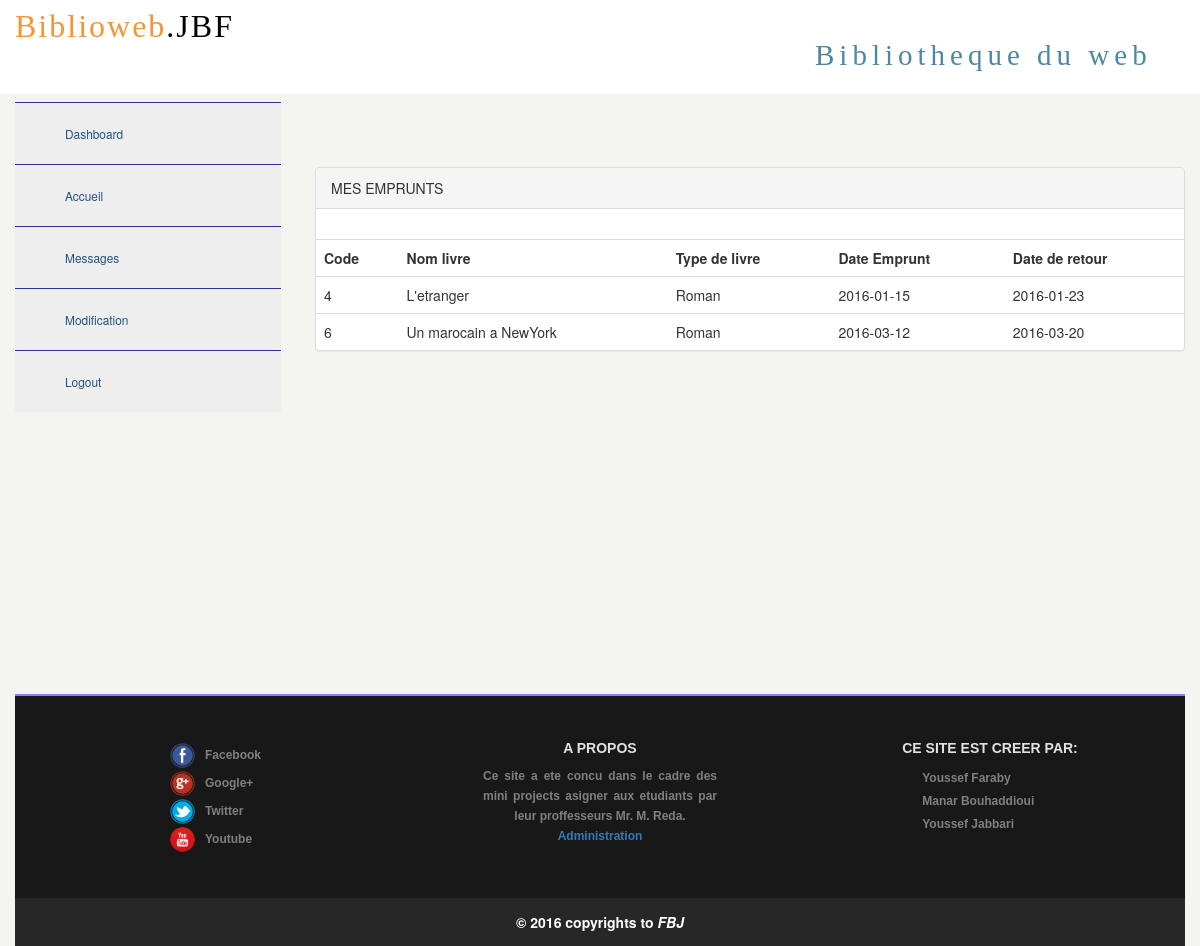
Page /profil.php (signed in) on the committed database.
### tables this page shows
CREATE TABLE IF NOT EXISTS `emprunter` (
  `id_client` int(99) NOT NULL,
  `ISBN` int(99) NOT NULL,
  `id_emprunt` int(99) NOT NULL AUTO_INCREMENT,
  `date_emprunt` date NOT NULL,
  PRIMARY KEY (`id_emprunt`),
  KEY `id_client` (`id_client`,`ISBN`,`id_emprunt`),
  KEY `ISBN` (`ISBN`),
  KEY `date_emprunt` (`date_emprunt`)
);

CREATE TABLE IF NOT EXISTS `livre` (
  `ISBN` int(99) NOT NULL AUTO_INCREMENT,
  `titre_livre` varchar(70) DEFAULT NULL,
  `type_livre` varchar(20) DEFAULT NULL,
  `editeur` varchar(40) DEFAULT NULL,
  `etat` tinyint(1) NOT NULL DEFAULT '1',
  `img_livre` text,
  `Emplacement` text,
  `Paragraphe` text,
  PRIMARY KEY (`ISBN`),
  KEY `ISBN` (`ISBN`)
);

### modele/Client.php (called while the page is built, shortened)
<?php
include("Connexion.php");
class Client extends Connexion {
		public function livre_emprunt($idclient)
		{	$emprunt = array();
			$sql="SELECT * FROM emprunter e , livre l WHERE e.ISBN=l.ISBN AND e.id_client='$idclient' ";
			$connex=new Connexion();
			$req=$connex->getPDO()->query($sql);
			while($data = $req->fetch()){
				$emprunt[]=$data;
			}
			return $emprunt;
		}
}
?>

### modele/Connexion.php (called while the page is built, shortened)
<?php
	class Connexion
    {
		private $_host="localhost";
		private $_user="root";
		private $_pwd="";
		private $_dbname="biblio";
		public function getPDO()
        {
            $this->_statement=new PDO("mysql:host={$this->_host};dbname=".$this->_dbname,$this->_user,$this->_pwd,array(PDO::ATTR_ERRMODE=>PDO::ERRMODE_EXCEPTION));
			return $this->_statement;
        }
	}
?>

### profil.php (the view, shortened to what this page needs)
<?php
include("modele/Client.php");
?>
<!DOCTYPE html>
<html>
<head>
<link rel="stylesheet" href="CSS/bootstrap/css/bootstrap.min.css"/>
<link rel="stylesheet" href="CSS/theme.css"/>
<link rel="stylesheet" href="CSS/profile1.css"/>
</head>
<body>
<div class="jumbotron">
      <div class="col-lg-8">
          <span class="biblio-logo">Biblioweb<span class="dot">.JBF</span></span>
      </div>
      <div class="col-lg-4">
          <div id="logoright">Bibliotheque du web</div>
      </div>
</div>
<div class="col-lg-3">
<nav id="navigation">
  <ul>
     <li><a href="profil.php"><i class="ion-ios-speedometer-outline"></i><span>Dashboard</span></a></li>
    <li><a href="index.php"><i class="ion-ios-speedometer-outline"></i><span>Accueil</span></a></li>
    <li><a href="messages.php"><i class="ion-email"></i><span>Messages</span></a></li>
    <li><a href="modification.php"><i class="ion-gear-a"></i><span>Modification</span></a></li>
    <li><a href="index.php?d=true" ><i class="ion-log-out"></i><span>Logout</span></a></li>
  </ul>
</nav>
</div>
<div class="col-lg-9">
<div class="tableau">
<div class="panel panel-default">
  <div class="panel-heading">MES EMPRUNTS </div>
  <div class="panel-body">
  </div>
  <table class="table">
<tr><th>Code</th><th>Nom livre</th><th>Type de livre</th><th>Date Emprunt</th><th>Date de retour</th></tr>
<?php
$client1=new Client();
$resulta=$client1->livre_emprunt($_SESSION['id_client']);
foreach ($resulta as $emprunt) {
$z=$emprunt['date_emprunt'];
$DateFin=8;
$DateDebut = date("$z");
$DateFin = date('Y-m-d', strtotime($DateDebut.' +'.$DateFin.' days'));
  echo "<tr><td>".$emprunt['ISBN']."</td><td>".$emprunt['titre_livre']."</td><td>".$emprunt['type_livre']."</td><td>".$emprunt['date_emprunt']."</td><td>".$DateFin."</td></tr>";
}
?>
  </table>
  </div>
</div>
</div>
<div class="col-lg-12">
<footer class="footer">
<?php include('composant/footer.php');?>
</footer>
</div>
</body>
</html>

### CSS/theme.css (style rules this page uses)
body { background-color:#F4F4F0; }
.jumbotron { background-color: #ffffff; }
.biblio-logo { font-family: Century Gothic; font-size: 32px; letter-spacing: 2px; color: #F39539; }
.dot { color: black; }
#logoright { padding-top: 31px; font-size: 29PX; font-family: -webkit-pictograph; letter-spacing: 5px; color: #4C88A2; }
.jumbotron { padding-top: 4px; padding-bottom: 90px; margin-bottom: 8px; }

### CSS/profile1.css (style rules this page uses)
nav#navigation { width: 266px; height: 100%; background: #EEE none repeat scroll 0% 0%; margin-bottom: 262px; }
nav#navigation ul { list-style: outside none none; padding: 0px; }
nav#navigation ul li { position: relative; display: block; width: 100%; height: 62px; border-top: 1px solid #29369C; }
nav#navigation ul li a { display: block; width: 100%; line-height: 60px; padding: 0 15px; text-decoration: none; color: #23527C; -webkit-transition: 150ms ease all; -moz-transition: 150ms ease all; -ms-transition: 150ms ease all; -o-transition: 150ms ease all; transition: 150ms ease all; }
nav#navigation ul li a i, nav#navigation ul li a span { display: inline-block; }
nav#navigation ul li a span { margin: 0 0 0 35px; font-size: 0.85em; }
.tableau { margin-top: 65px; }

### rows in the picture
emprunter: ISBN.ISBN "4", ISBN.titre_livre "L'etranger", ISBN.type_livre "Roman", date_emprunt "2016-01-15", date_emprunt "2016-01-23"
emprunter: ISBN.ISBN "6", ISBN.titre_livre "Un marocain a NewYork", ISBN.type_livre "Roman", date_emprunt "2016-03-12", date_emprunt "2016-03-20"
